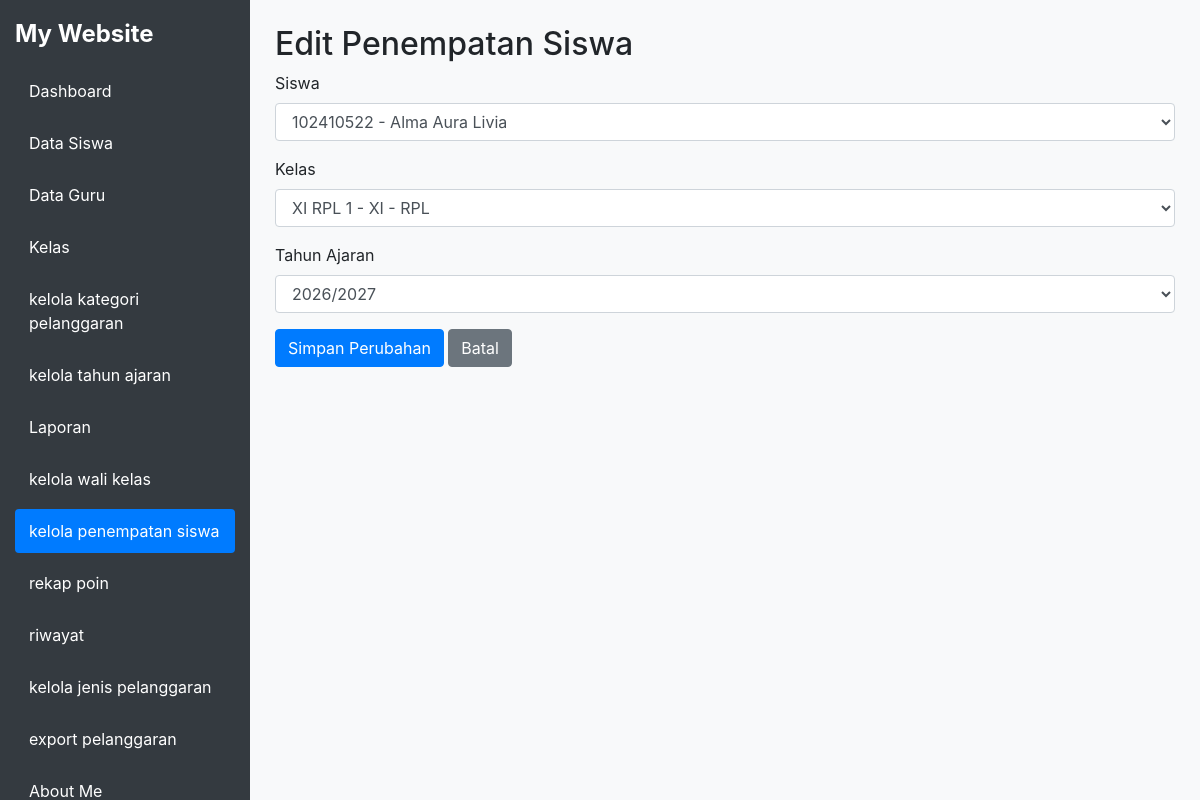
The app's page /edit_penempatan_siswa.php?id=101 (signed in) with its own data.
### tables this page shows
CREATE TABLE `t_kelas_siswa` (
  `id` int(11) NOT NULL,
  `siswa_id` int(11) DEFAULT NULL,
  `tahun_ajaran_id` int(11) DEFAULT NULL,
  `kelas_id` int(11) DEFAULT NULL,
  `tanggal_mulai` date NOT NULL,
  `tanggal_selesai` date NOT NULL,
  `status_aktif` tinyint(1) NOT NULL,
  `created_at` timestamp NOT NULL DEFAULT current_timestamp(),
  `updated_at` timestamp NOT NULL DEFAULT current_timestamp()
);

CREATE TABLE `t_siswa` (
  `id` int(11) NOT NULL,
  `nis` varchar(30) DEFAULT NULL,
  `nisn` varchar(20) NOT NULL,
  `nama` varchar(150) DEFAULT NULL,
  `jenis_kelamin` char(1) NOT NULL,
  `tanggal_lahir` date NOT NULL,
  `alamat` text NOT NULL,
  `status_aktif` tinyint(1) NOT NULL,
  `created_at` timestamp NOT NULL DEFAULT current_timestamp(),
  `updated_at` timestamp NOT NULL DEFAULT current_timestamp()
);

CREATE TABLE `t_kelas` (
  `id` int(11) NOT NULL,
  `nama` varchar(100) DEFAULT NULL,
  `tingkat` varchar(20) NOT NULL,
  `jurusan` varchar(100) NOT NULL,
  `status_aktif` tinyint(1) NOT NULL,
  `created_at` timestamp NOT NULL DEFAULT current_timestamp(),
  `updated_at` timestamp NOT NULL DEFAULT current_timestamp()
);

CREATE TABLE `t_tahun_ajaran` (
  `id` int(11) NOT NULL,
  `nama` varchar(20) DEFAULT NULL,
  `tanggal_mulai` date NOT NULL,
  `tanggal_selesai` date NOT NULL,
  `status_aktif` tinyint(1) NOT NULL,
  `created_at` timestamp NOT NULL DEFAULT current_timestamp(),
  `updated_at` timestamp NOT NULL DEFAULT current_timestamp()
);

### edit_penempatan_siswa.php (the view, shortened to what this page needs)
<?php
include 'config/koneksi.php';
$id = isset($_GET['id']) ? (int) $_GET['id'] : 0;
$sql = "SELECT * FROM t_kelas_siswa WHERE id = $id";
$query = mysqli_query($koneksi, $sql);
$data = mysqli_fetch_assoc($query);
$siswa_query = mysqli_query(
    $koneksi,
    "SELECT id, nis, nama FROM t_siswa ORDER BY nama ASC"
);
$kelas_query = mysqli_query(
    $koneksi,
    "SELECT id, nama, tingkat, jurusan FROM t_kelas ORDER BY tingkat, jurusan, nama"
);
$ta_query = mysqli_query(
    $koneksi,
    "SELECT id, nama FROM t_tahun_ajaran ORDER BY id DESC"
);
?>
<!DOCTYPE html>
<html lang="id">
<head>
    <link rel="stylesheet" href="https://cdn.jsdelivr.net/npm/bootstrap@4.1.3/dist/css/bootstrap.min.css">
</head>
<body>
<div class="sidebar">
    <h4>My Website</h4>
    <ul class="nav nav-pills flex-column">
        <li class="nav-item mb-2"><a href="dashboard.php" class="nav-link">Dashboard</a></li>
        <li class="nav-item mb-2"><a href="kelola_siswa.php" class="nav-link">Data Siswa</a></li>
        <li class="nav-item mb-2"><a href="kelola_guru.php" class="nav-link">Data Guru</a></li>
        <li class="nav-item mb-2"><a href="kelola_kelas.php" class="nav-link">Kelas</a></li>
        <li class="nav-item mb-2"><a href="kelola_kategori_pelanggaran.php" class="nav-link">kelola kategori pelanggaran</a></li>
        <li class="nav-item mb-2"><a href="kelola_tahun_ajaran.php" class="nav-link">kelola tahun ajaran</a></li>
        <li class="nav-item mb-2"><a href="laporan.php" class="nav-link">Laporan</a></li>
        <li class="nav-item mb-2"><a href="kelola_wali_kelas.php" class="nav-link">kelola wali kelas</a></li>
        <li class="nav-item mb-2"><a href="kelola_penempatan_siswa.php" class="nav-link active">kelola penempatan siswa</a></li>
        <li class="nav-item mb-2"><a href="rekap_point.php" class="nav-link">rekap poin</a></li>
        <li class="nav-item mb-2"><a href="riwayat.php" class="nav-link">riwayat</a></li>
        <li class="nav-item mb-2"><a href="kelola_jenis_pelanggaran.php" class="nav-link">kelola jenis pelanggaran</a></li>
        <li class="nav-item mb-2"><a href="export_pelanggaran.php" class="nav-link">export pelanggaran</a></li>
        <li class="nav-item mb-2"><a href="tentang_saya.php" class="nav-link">About Me</a></li>
    </ul>
</div>
<main class="konten">
    <h2>Edit Penempatan Siswa</h2>
    <form method="POST">
        <div class="form-group">
            <label>Siswa</label>
            <select name="siswa_id" class="form-control" required>
                <?php while ($siswa = mysqli_fetch_assoc($siswa_query)): ?>
                    <option value="<?= (int) $siswa['id'] ?>"
                        <?= ((int) $siswa['id'] === (int) $data['siswa_id']) ? 'selected' : '' ?>>
                        <?= htmlspecialchars($siswa['nis'] . ' - ' . $siswa['nama']) ?>
                    </option>
                <?php endwhile; ?>
            </select>
        </div>
        <div class="form-group">
            <label>Kelas</label>
            <select name="kelas_id" class="form-control" required>
                <?php while ($kelas = mysqli_fetch_assoc($kelas_query)): ?>
                    <option value="<?= (int) $kelas['id'] ?>"
                        <?= ((int) $kelas['id'] === (int) $data['kelas_id']) ? 'selected' : '' ?>>
                        <?= htmlspecialchars($kelas['nama'] . ' - ' . $kelas['tingkat'] . ' - ' . $kelas['jurusan']) ?>
                    </option>
                <?php endwhile; ?>
            </select>
        </div>
        <div class="form-group">
            <label>Tahun Ajaran</label>
            <select name="tahun_ajaran_id" class="form-control" required>
                <?php while ($ta = mysqli_fetch_assoc($ta_query)): ?>
                    <option value="<?= (int) $ta['id'] ?>"
                        <?= ((int) $ta['id'] === (int) $data['tahun_ajaran_id']) ? 'selected' : '' ?>>
                        <?= htmlspecialchars($ta['nama']) ?>
                    </option>
                <?php endwhile; ?>
            </select>
        </div>
        <button type="submit" class="btn btn-primary">Simpan Perubahan</button>
        <a href="kelola_penempatan_siswa.php" class="btn btn-secondary">Batal</a>
    </form>
</main>
</body>
</html>

### edit_penempatan_siswa.php (style rules this page uses)
body { background: #f8f9fa; margin: 0; }
.sidebar { position: fixed; top: 0; bottom: 0; left: 0; width: 250px; background: #343a40; padding: 20px 15px; overflow-y: auto; z-index: 1000; }
.sidebar h4 { color: white; font-weight: bold; margin-bottom: 20px; }
.sidebar a { color: white; display: block; padding: 10px 14px; border-radius: 4px; text-decoration: none; }
.sidebar a.active { background: #007bff; }
.konten { margin-left: 250px; width: calc(100% - 250px); padding: 25px; min-width: 0; }

### records on screen
t_kelas_siswa: siswa_id "102410522 - Alma Aura Livia", kelas_id "XI RPL 1 - XI - RPL", tahun_ajaran_id "2026/2027"
